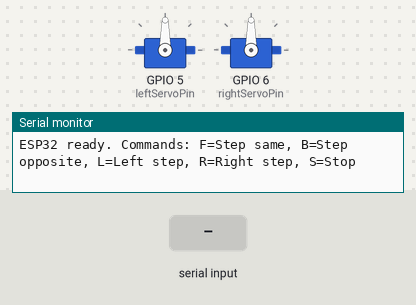
Recording of a sketch running on a simulated ESP32. On the bench: 2 × servo, the last lines printed to the serial monitor. The test bench sets the inputs (shaded band).

Above: at 1.2 s.
1.3 s: "F" received over Serial
At 2.4 s:
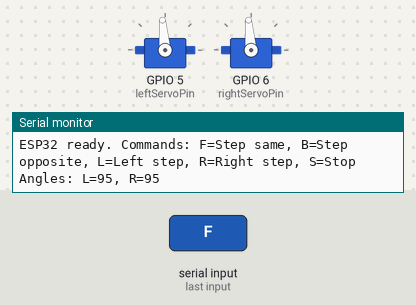
2.8 s: "B" received over Serial
At 3.6 s:
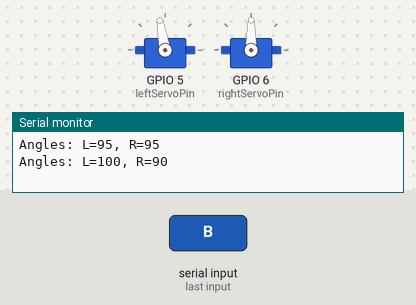
4.3 s: "S" received over Serial
At 4.7 s:
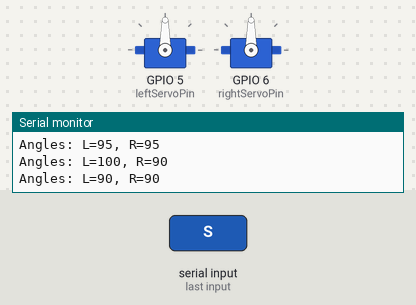
Timing chart, 0 to 7.3 s (numbered marks = the images above; inputs shaded):
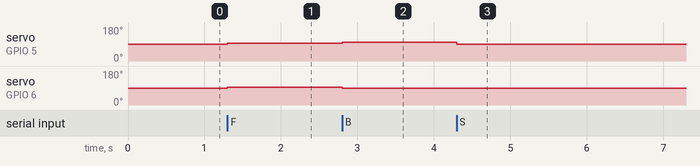

Measured:
- after the input at 1.3 s, servo on GPIO 5 (leftServoPin), servo on GPIO 6 (rightServoPin): 90° → 95° at once
- after the input at 2.8 s, servo on GPIO 5 (leftServoPin): 95° → 100° at once; servo on GPIO 6 (rightServoPin): 95° → 90° at once
- after the input at 4.3 s, servo on GPIO 5 (leftServoPin): 100° → 90° at once

The sketch:

Test_with_micro_servos.ino
```cpp
#include <Arduino.h>
#include <ESP32Servo.h>

Servo leftServo;
Servo rightServo;

int leftServoPin = 5;
int rightServoPin = 6;

int leftAngle = 90;   // start neutral
int rightAngle = 90;

void setup() {
  Serial.begin(115200);
  leftServo.attach(leftServoPin);
  rightServo.attach(rightServoPin);
  leftServo.write(leftAngle);
  rightServo.write(rightAngle);
  Serial.println("ESP32 ready. Commands: F=Step same, B=Step opposite, L=Left step, R=Right step, S=Stop");
}

void loop() {
  if (Serial.available()) {
    char cmd = Serial.read();

    if (cmd == 'F') { // step both forward together
      leftAngle = constrain(leftAngle + 5, 0, 180);
      rightAngle = constrain(rightAngle + 5, 0, 180);
    }
    if (cmd == 'B') { // step opposite directions
      leftAngle = constrain(leftAngle + 5, 0, 180);
      rightAngle = constrain(rightAngle - 5, 0, 180);
    }
    if (cmd == 'L') { // step left only
      leftAngle = constrain(leftAngle + 5, 0, 180);
    }
    if (cmd == 'R') { // step right only
      rightAngle = constrain(rightAngle + 5, 0, 180);
    }
    if (cmd == 'S') { // reset to neutral
      leftAngle = 90;
      rightAngle = 90;
    }

    leftServo.write(leftAngle);
    rightServo.write(rightAngle);
    Serial.printf("Angles: L=%d, R=%d\n", leftAngle, rightAngle);
  }
}
```
